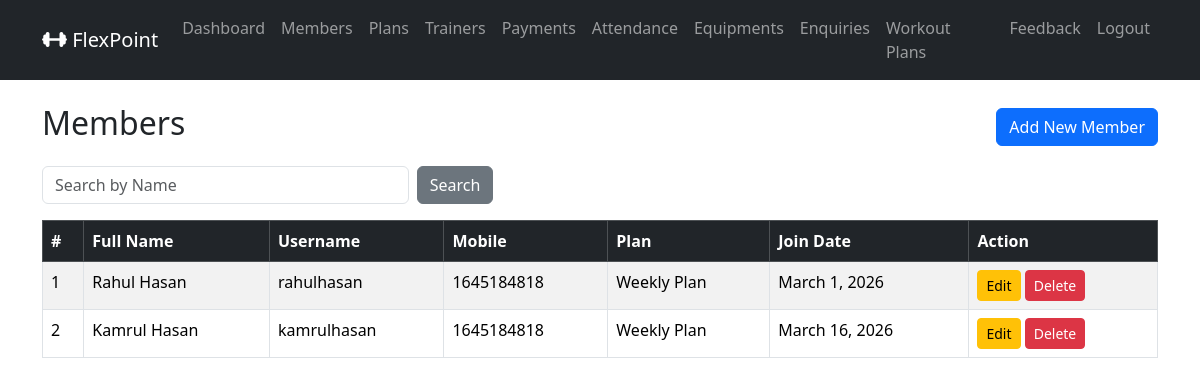
The app's page /admin_members/ (signed in), older data.
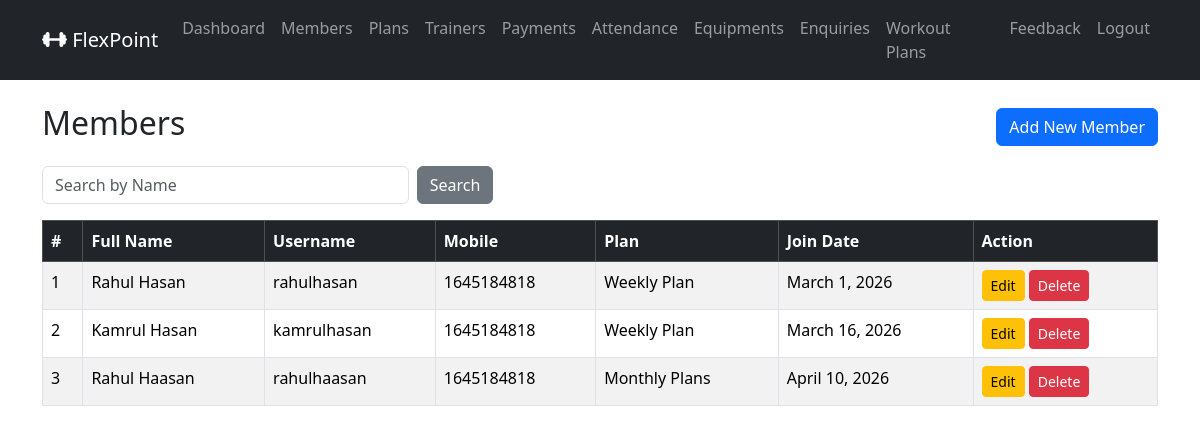
The same page, newer data.
### gymapp/models.py (models this page shows, shortened)
class MemberProfile(models.Model):
    GENDER_CHOICES = (
        ('MALE', 'Male'),
        ('FEMALE', 'Female'),
        ('OTHER', 'Other'),
    )
    user             = models.OneToOneField(settings.AUTH_USER_MODEL, on_delete=models.CASCADE, related_name='member_profile')
    full_name        = models.CharField(max_length=100)
    mobile           = models.BigIntegerField()
    age              = models.PositiveIntegerField(null=True, blank=True)
    gender           = models.CharField(max_length=10, choices=GENDER_CHOICES, null=True, blank=True)
    address          = models.TextField(blank=True)
    join_date        = models.DateField(default=timezone.now)
    plan             = models.ForeignKey(MembershipPlan, on_delete=models.SET_NULL, null=True, blank=True, related_name='members')
    trainer          = models.ForeignKey(Trainer, on_delete=models.SET_NULL, null=True, blank=True, related_name='members')
    membership_start = models.DateField(null=True, blank=True)
    membership_end   = models.DateField(null=True, blank=True)

class User(AbstractUser):
    ROLE_CHOICES = [
        ('ADMIN' , 'Admin'),
        ('MEMBER' , 'Member'),
    ]
    role = models.CharField(max_length=20, choices=ROLE_CHOICES, default='MEMBER')

class MembershipPlan(models.Model):
    name            = models.CharField(max_length=100)
    duration_months = models.PositiveIntegerField()
    fee             = models.DecimalField(max_digits=6, decimal_places=2)
    description     = models.TextField(blank=True)

### gymapp/views.py (the view)
    def wrapper(request, *args, **kwargs):
        if not request.user.is_authenticated or getattr(request.user, 'role', None) != 'ADMIN':
            messages.error(request, 'You must be an Admin to access this page.')
            return redirect('admin_login_view')
        return view_func(request, *args, **kwargs)

### gymapp/views.py (called while the page is built)
def admin_required(view_func):
    def wrapper(request, *args, **kwargs):
        if not request.user.is_authenticated or getattr(request.user, 'role', None) != 'ADMIN':
            messages.error(request, 'You must be an Admin to access this page.')
            return redirect('admin_login_view')
        return view_func(request, *args, **kwargs)
    return wrapper

@admin_required
def admin_members_list(request):
    search = request.GET.get('search', '')
    members = MemberProfile.objects.all().select_related('user', 'plan')
    if search:
        members = members.filter(full_name__icontains=search)
    return render(request, 'admin_members_list.html', {'members':members, 'search':search})

### gymapp/templates/admin_members_list.html (shortened to what this page needs)
{% extends 'base.html' %}
{% block content %}
<div class="d-flex justify-content-between align-items-center mb-3">
    <h2>Members</h2>
    <a href="{% url 'admin_member_add' %}" class="btn btn-primary">Add New Member</a>
</div>
<form method="GET" class="row g-2 mb-3">
    <div class="col-md-4">
        <input type="text" name="search" class="form-control" placeholder="Search by Name" value="{{ search }}">
    </div>
    <div class="col-md-2">
        <button type="submit" class="btn btn-secondary">Search</button>
    </div>
</form>
<table class="table table-bordered table-striped">
    <thead class="table-dark">
        <tr>
            <th>#</th>
            <th>Full Name</th>
            <th>Username</th>
            <th>Mobile</th>
            <th>Plan</th>
            <th>Join Date</th>
            <th>Action</th>
        </tr>
    </thead>
    <tbody>
        {% for member in members %}
        <tr>
            <td>{{ forloop.counter }}</td>
            <td>{{ member.full_name }}</td>
            <td>{{ member.user.username }}</td>
            <td>{{ member.mobile }}</td>
            <td>{{ member.plan.name | default:"No Plan Assigned" }}</td>
            <td>{{ member.join_date }}</td>
            <td>
                <a href="{% url 'admin_member_edit' member.id %}" class="btn btn-sm btn-warning">Edit</a>
                <form method="POST" action="{% url 'admin_member_delete' member.id %}" style="display: inline-block;">
                    <button type="submit" class="btn btn-sm btn-danger" onclick="return confirm('Are you sure you want to delete this member?')">Delete</button>
                </form>
            </td>
        </tr>
        {% endfor %}
    </tbody>
</table>
{% endblock %}

Row changes from the older to the newer data that the page shows:
added MemberProfile: full_name "Rahul Haasan", user.username "rahulhaasan", mobile "1645184818", plan.name "Monthly Plans", join_date "April 10, 2026"
